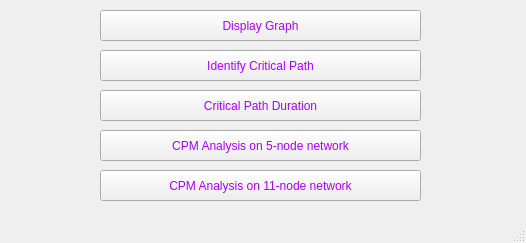
<?xml version="1.0" encoding="UTF-8"?>
<ui version="4.0">
 <class>MainWindow</class>
 <widget class="QMainWindow" name="MainWindow">
  <property name="geometry">
   <rect>
    <x>0</x>
    <y>0</y>
    <width>526</width>
    <height>243</height>
   </rect>
  </property>
  <property name="windowTitle">
   <string>Critical Path Analysis</string>
  </property>
  <property name="styleSheet">
   <string notr="true">color: rgb(170, 0, 255);
font: 75 12pt &quot;MS Shell Dlg 2&quot;;</string>
  </property>
  <widget class="QWidget" name="centralwidget">
   <widget class="QPushButton" name="pushButton">
    <property name="geometry">
     <rect>
      <x>100</x>
      <y>10</y>
      <width>321</width>
      <height>31</height>
     </rect>
    </property>
    <property name="text">
     <string>Display Graph</string>
    </property>
   </widget>
   <widget class="QPushButton" name="pushButton_2">
    <property name="geometry">
     <rect>
      <x>100</x>
      <y>50</y>
      <width>321</width>
      <height>31</height>
     </rect>
    </property>
    <property name="text">
     <string>Identify Critical Path</string>
    </property>
   </widget>
   <widget class="QPushButton" name="pushButton_3">
    <property name="geometry">
     <rect>
      <x>100</x>
      <y>90</y>
      <width>321</width>
      <height>31</height>
     </rect>
    </property>
    <property name="text">
     <string>Critical Path Duration</string>
    </property>
   </widget>
   <widget class="QPushButton" name="pushButton_5">
    <property name="geometry">
     <rect>
      <x>100</x>
      <y>130</y>
      <width>321</width>
      <height>31</height>
     </rect>
    </property>
    <property name="text">
     <string>CPM Analysis on 5-node network</string>
    </property>
   </widget>
   <widget class="QPushButton" name="pushButton_6">
    <property name="geometry">
     <rect>
      <x>100</x>
      <y>170</y>
      <width>321</width>
      <height>31</height>
     </rect>
    </property>
    <property name="text">
     <string>CPM Analysis on 11-node network</string>
    </property>
   </widget>
  </widget>
  <widget class="QStatusBar" name="statusbar"/>
 </widget>
 <resources/>
 <connections/>
</ui>
